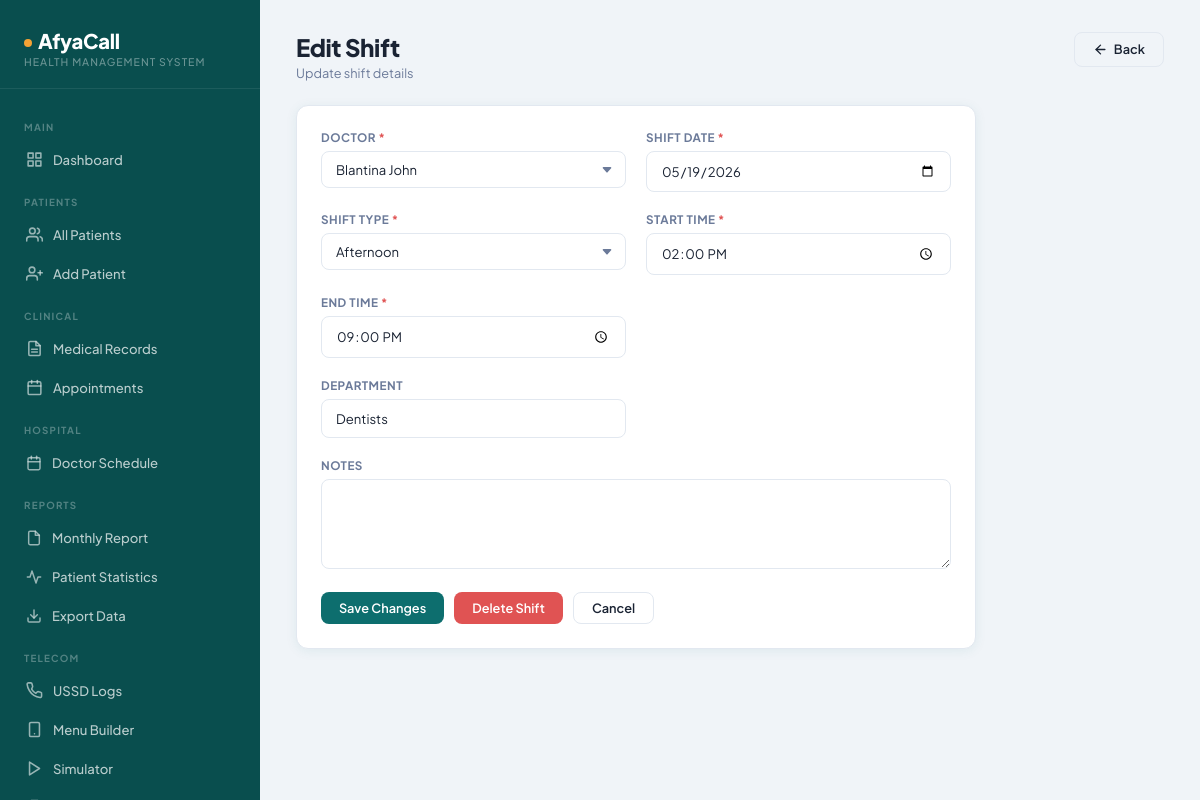
The page /scheduling/edit_shift.php?id=1 (signed in) on the database its author committed.
### tables this page shows
CREATE TABLE `doctor_shifts` (
  `id` int unsigned NOT NULL AUTO_INCREMENT,
  `doctor_id` int unsigned NOT NULL,
  `shift_date` date NOT NULL,
  `shift_type` enum('morning','afternoon','night','custom') NOT NULL DEFAULT 'morning',
  `shift_start` time NOT NULL DEFAULT '07:00:00',
  `shift_end` time NOT NULL DEFAULT '14:00:00',
  `department` varchar(100) NOT NULL DEFAULT '',
  `notes` text,
  `created_by` int unsigned NOT NULL DEFAULT '0',
  `created_at` datetime NOT NULL DEFAULT CURRENT_TIMESTAMP,
  PRIMARY KEY (`id`),
  UNIQUE KEY `uq_doctor_date_type` (`doctor_id`,`shift_date`,`shift_type`),
  KEY `idx_doctor` (`doctor_id`),
  KEY `idx_shift_date` (`shift_date`),
  KEY `idx_dept` (`department`(20))
);

### scheduling/edit_shift.php (the view, shortened to what this page needs)
<?php
include("../config/activity_log.php");
$id = intval($_GET['id'] ?? 0);
$shift = mysqli_fetch_assoc(mysqli_query($conn, "SELECT * FROM doctor_shifts WHERE id='$id'"));
$doctors = mysqli_query($conn, "SELECT id, full_name FROM admins WHERE role IN ('doctor','admin') AND is_active=1 ORDER BY full_name ASC");
?>
<?php include("../includes/header.php"); ?>
<div class="app-wrapper">
    <?php include("../includes/sidebar.php"); ?>
    <main class="main-content">
        <div class="page-header">
            <div>
                <div class="page-title">Edit Shift</div>
                <div class="page-subtitle">Update shift details</div>
            </div>
            <a href="view_schedule.php" class="btn btn-outline">
                <svg width="15" height="15" viewBox="0 0 24 24" fill="none" stroke="currentColor" stroke-width="2.2" stroke-linecap="round" stroke-linejoin="round"><line x1="19" y1="12" x2="5" y2="12"/><polyline points="12 19 5 12 12 5"/></svg>
                Back
            </a>
        </div>
        <div class="card card-body" style="max-width:680px;">
            <form method="POST">
                <div class="form-row">
                    <div class="form-group" style="flex:2;">
                        <label class="form-label">Doctor <span style="color:var(--danger);">*</span></label>
                        <select name="doctor_id" class="form-control" required>
                            <?php while($d = mysqli_fetch_assoc($doctors)): ?>
                            <option value="<?php echo $d['id']; ?>" <?php if($shift['doctor_id']==$d['id']) echo 'selected'; ?>><?php echo htmlspecialchars($d['full_name']); ?></option>
                            <?php endwhile; ?>
                        </select>
                    </div>
                    <div class="form-group">
                        <label class="form-label">Shift Date <span style="color:var(--danger);">*</span></label>
                        <input type="date" name="shift_date" class="form-control" value="<?php echo htmlspecialchars($shift['shift_date']); ?>" required>
                    </div>
                </div>
                <div class="form-row">
                    <div class="form-group">
                        <label class="form-label">Shift Type <span style="color:var(--danger);">*</span></label>
                        <select name="shift_type" class="form-control" required>
                            <?php foreach(['morning','afternoon','night','custom'] as $t): ?>
                            <option value="<?php echo $t; ?>" <?php if($shift['shift_type']===$t) echo 'selected'; ?>><?php echo ucfirst($t); ?></option>
                            <?php endforeach; ?>
                        </select>
                    </div>
                    <div class="form-group">
                        <label class="form-label">Start Time <span style="color:var(--danger);">*</span></label>
                        <input type="time" name="shift_start" class="form-control" value="<?php echo htmlspecialchars(substr($shift['shift_start'],0,5)); ?>" required>
                    </div>
                    <div class="form-group">
                        <label class="form-label">End Time <span style="color:var(--danger);">*</span></label>
                        <input type="time" name="shift_end" class="form-control" value="<?php echo htmlspecialchars(substr($shift['shift_end'],0,5)); ?>" required>
                    </div>
                </div>
                <div class="form-row">
                    <div class="form-group">
                        <label class="form-label">Department</label>
                        <input type="text" name="department" class="form-control" value="<?php echo htmlspecialchars($shift['department'] ?? ''); ?>">
                    </div>
                </div>
                <div class="form-group">
                    <label class="form-label">Notes</label>
                    <textarea name="notes" class="form-control" rows="3" style="resize:vertical;"><?php echo htmlspecialchars($shift['notes'] ?? ''); ?></textarea>
                </div>
                <div style="display:flex;gap:10px;">
                    <button type="submit" class="btn btn-primary">Save Changes</button>
                    <a href="delete_shift.php?id=<?php echo $id; ?>" class="btn btn-danger" onclick="return confirm('Delete this shift permanently?')">Delete Shift</a>
                    <a href="view_schedule.php" class="btn btn-outline">Cancel</a>
                </div>
            </form>
        </div>
    </main>
</div>
<?php include("../includes/footer.php"); ?>

### assets/css/style.css (style rules this page uses)
:root { --primary: #0d6e6e; --primary-light: #e6f4f4; --primary-dark: #094e4e; --accent: #f4a235; --accent-light: #fff4e0; --danger: #e05353; --danger-light: #fdeaea; --success: #2db57a; --success-light: #e6f9f1; --warning: #f4a235; --warning-light: #fff4e0; --text-main: #1a2333; --text-muted: #6b7a99; --bg: #f0f4f8; --surface: #ffffff; --border: #e2e8f0; --sidebar-w: 260px; --radius: 12px; --radius-sm: 8px; --shadow: 0 2px 12px rgba(13,110,110,.08); --shadow-md: 0 4px 24px rgba(13,110,110,.12); --font: 'Plus Jakarta Sans', sans-serif; --font-mono: 'DM Mono', monospace; }
*,*::before,*::after { box-sizing:border-box;margin:0;padding:0 }
html { font-size:15px }
body { font-family:var(--font);background:var(--bg);color:var(--text-main);min-height:100vh }
a { color:inherit;text-decoration:none }
.app-wrapper { display:flex;min-height:100vh }
.main-content { flex:1;margin-left:var(--sidebar-w);padding:32px 36px;min-width:0 }
.page-header { display:flex;align-items:flex-start;justify-content:space-between;margin-bottom:24px;flex-wrap:wrap;gap:12px }
.page-title { font-size:1.6rem;font-weight:800;color:var(--text-main);letter-spacing:-.4px }
.page-subtitle { font-size:.85rem;color:var(--text-muted);margin-top:3px }
.card { background:var(--surface);border-radius:var(--radius);border:1px solid var(--border);box-shadow:var(--shadow) }
.card-body { padding:24px }
.btn { display:inline-flex;align-items:center;gap:6px;padding:9px 18px;border-radius:var(--radius-sm);font-family:var(--font);font-size:.85rem;font-weight:600;cursor:pointer;border:none;transition:all .18s ease;text-decoration:none;white-space:nowrap;line-height:1 }
.btn-primary { background:var(--primary);color:#fff }
.btn-outline { background:transparent;border:1.5px solid var(--border);color:var(--text-main) }
.btn-danger { background:var(--danger);color:#fff }
.form-group { margin-bottom:20px }
.form-label { display:block;font-size:.78rem;font-weight:700;color:var(--text-muted);margin-bottom:6px;text-transform:uppercase;letter-spacing:.5px }
.form-control { width:100%;padding:10px 14px;border:1.5px solid var(--border);border-radius:var(--radius-sm);font-family:var(--font);font-size:.875rem;color:var(--text-main);background:var(--surface);transition:border-color .15s,box-shadow .15s;outline:none }
select.form-control { appearance:none;background-repeat:no-repeat;background-position:right 12px center;padding-right:36px }
textarea.form-control { resize:vertical;min-height:90px }
.form-row { display:grid;grid-template-columns:1fr 1fr;gap:0 20px }
.btn-danger { background:var(--danger);color:#fff;border-color:var(--danger) }

### rows shown on the page
doctor_shifts: doctor_id "Blantina John", shift_date "05/19/2026", shift_type "Afternoon", shift_start "14:00", shift_end "21:00", department "Dentists"
